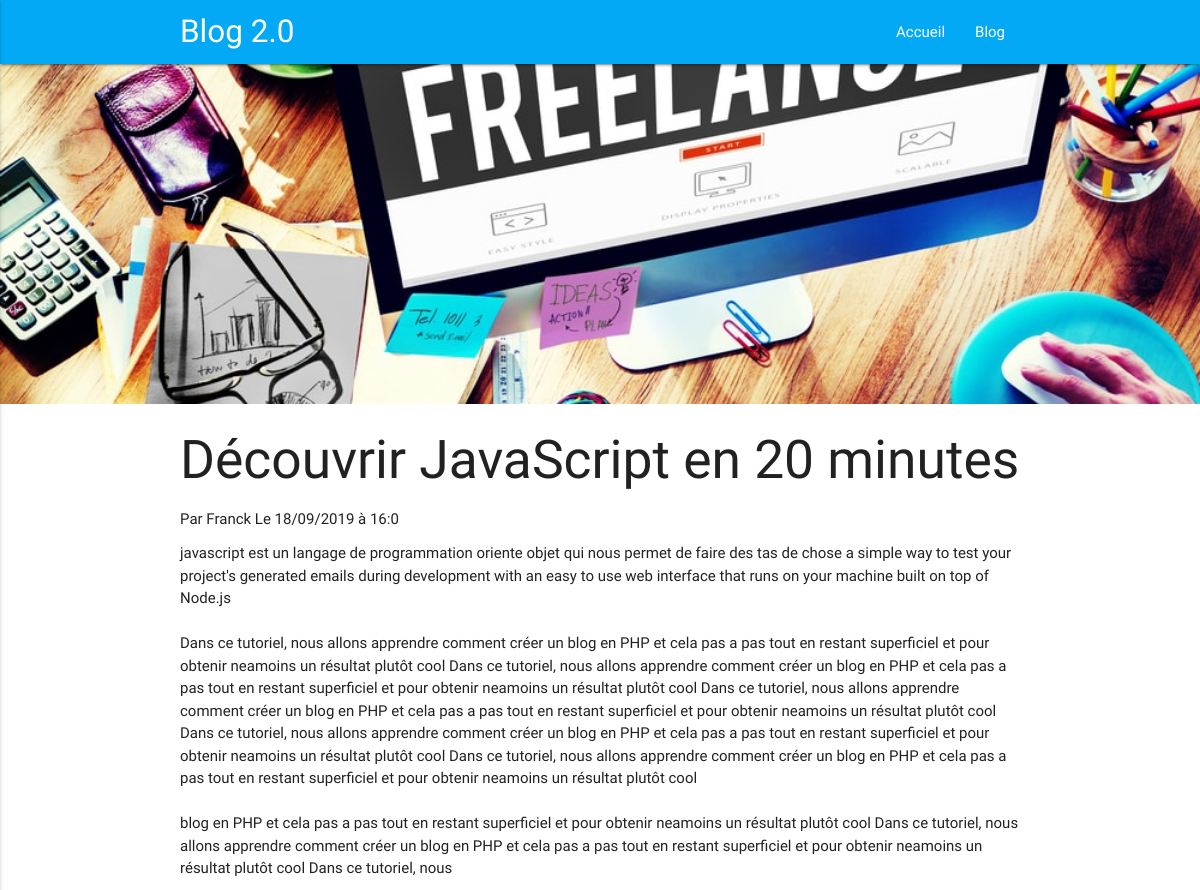
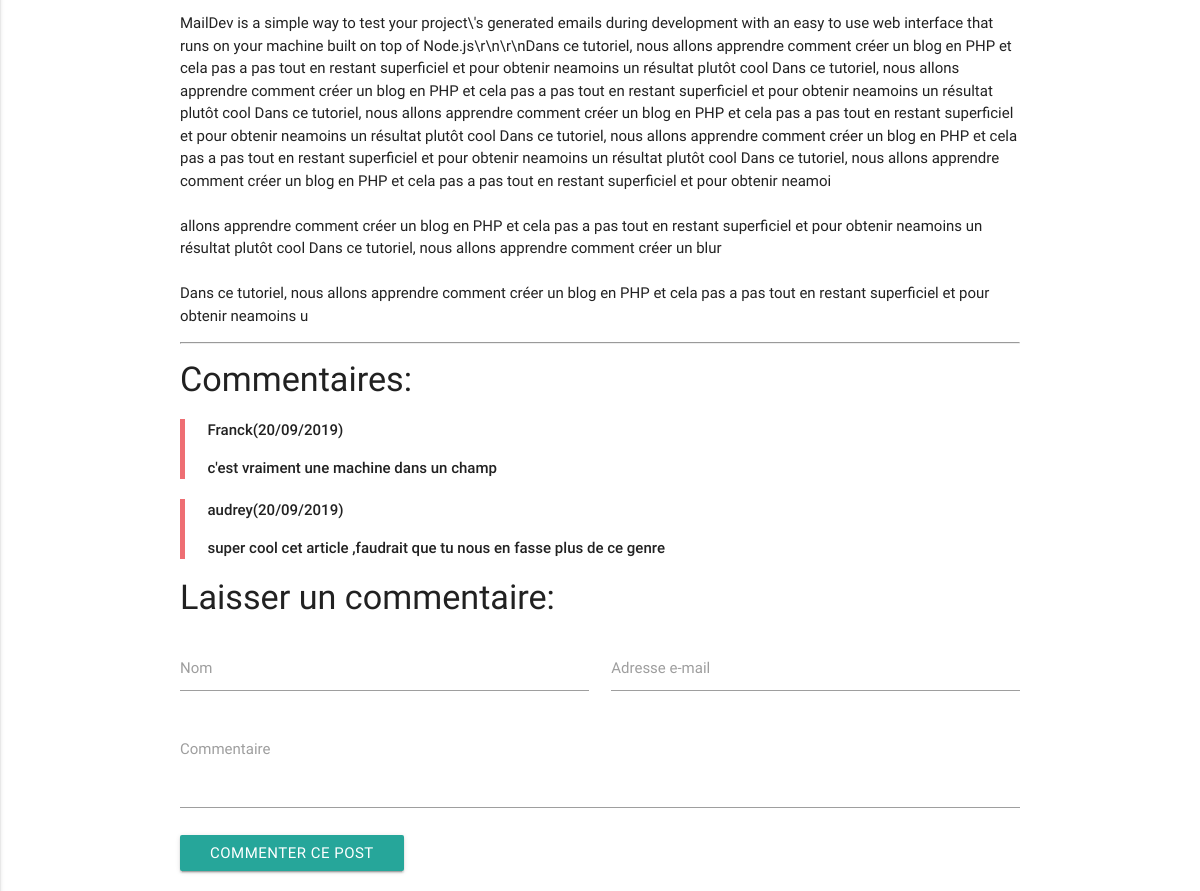
Screenshot of /index.php?page=post&id=4 with the database file from the repository (2 pictures, top to bottom).
### tables this page shows
CREATE TABLE IF NOT EXISTS `comments` (
  `id` int(11) NOT NULL AUTO_INCREMENT,
  `name` varchar(255) NOT NULL,
  `email` varchar(255) NOT NULL,
  `comment` text NOT NULL,
  `post_id` int(11) NOT NULL,
  `date_comment` datetime NOT NULL,
  `seen` tinyint(1) NOT NULL DEFAULT '0',
  PRIMARY KEY (`id`)
);

### functions/post.func.php (called while the page is built, shortened)
<?php
	function get_post(){
		global $db;
		$req = $db->query("
			SELECT 	posts.id,
					posts.title,
					posts.image,
					posts.content,
					posts.date_post,
					admins.name
			FROM posts
			JOIN admins
			ON posts.writer=admins.email
			WHERE posts.id ='{$_GET['id']}'
			AND posts.posted = '1'
		");
		$result = $req->fetchObject();
		return $result;
	}
	function get_comment(){
		global $db;
		$req = $db->query("SELECT * FROM comments WHERE post_id='{$_GET['id']}' ORDER BY date_comment DESC");
		$results = [];
		while ($rows = $req->fetchObject()) {
		$results[] = $rows;
		}
		return $results;
	}

### pages/post.php (the view, shortened to what this page needs)
<?php
	$post = get_post();
	if ($post==false) {
		header("Location:index.php?page=error");
	}else{
?>
		<div class="parallax-container">
			<div class="parallax">
				<img class="responsive-img" src="img/posts/<?= $post->image ?>" alt="<?= $post->title; ?>">
			</div>
		</div>
	<div class="container">
		<h2><?= $post->title ?></h2>
		<h6>Par <?= $post->name ?> Le <?= date("d/m/Y à H:I",strtotime($post->date_post)); ?></h6>
		<p>
			<?= nl2br($post->content); ?>
		</p>
	<?php
		}
	?>
	<hr>
				<h4>Commentaires:</h4>
				<?php
					$responses = get_comment();
					if ($responses != false) {
						foreach($responses as $response) {
						?>
							<blockquote>
								<strong>
									<?= $response->name ?>(<?php echo date("d/m/Y",strtotime($response->date_comment));?>)
									<p><?= nl2br($response->comment); ?> </p>
								</strong>
							</blockquote>
							<?php
							}
						}else{
							echo "<i color='green'>Soyez le premier a laisser un commentaire sur cet article...</i>";
						}
				?>
				<h4>Laisser un commentaire:</h4>
				<form method="post">
					<div class="row">
						<div class="input-field col s12 m6">
							<input type="text" name="name" id="name">
							<label for="name">Nom</label>
						</div>
						<div class="input-field col s12 m6">
							<input type="email" name="email" id="email">
							<label for="email">Adresse e-mail</label>
						</div>
						<div class="input-field col s12 m12">
							<textarea name="comment" id="comment" class="materialize-textarea"></textarea>
							<label for="comment">Commentaire</label>
						</div>
						<div class="col s12">
							<button type="submit" name="submit" class="btn waves-effect">Commenter ce post</button>
						</div>
					</div>
				</form>

### rows the page displays
comments: name "Franck", date_comment "20/09/2019", comment "c'est vraiment une machine dans un champ"
comments: name "audrey", date_comment "20/09/2019", comment "super cool cet article ,faudrait que tu nous en fasse plus de ce genre"

### other values shown
$post->title "Découvrir JavaScript en 20 minutes"
$post->name "Franck"
date("d/m/Y à H:I",strtotime($post->date_post)) "18/09/2019 à 16:0"
